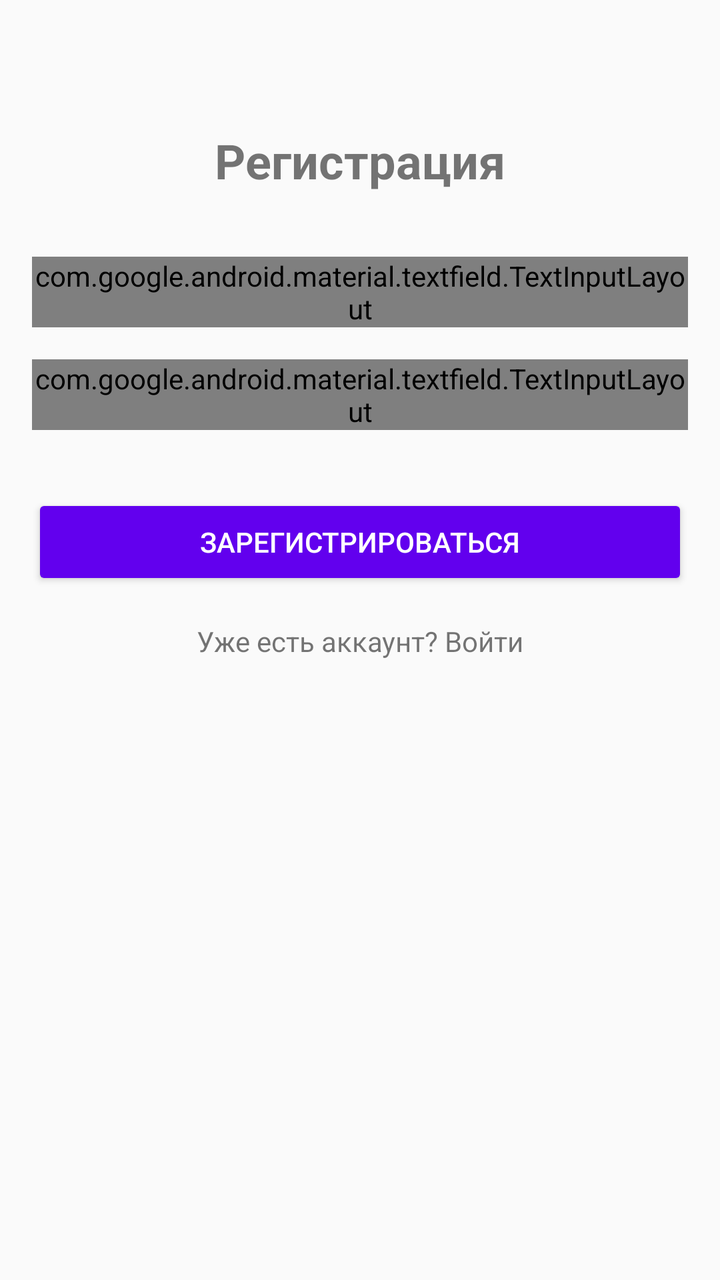
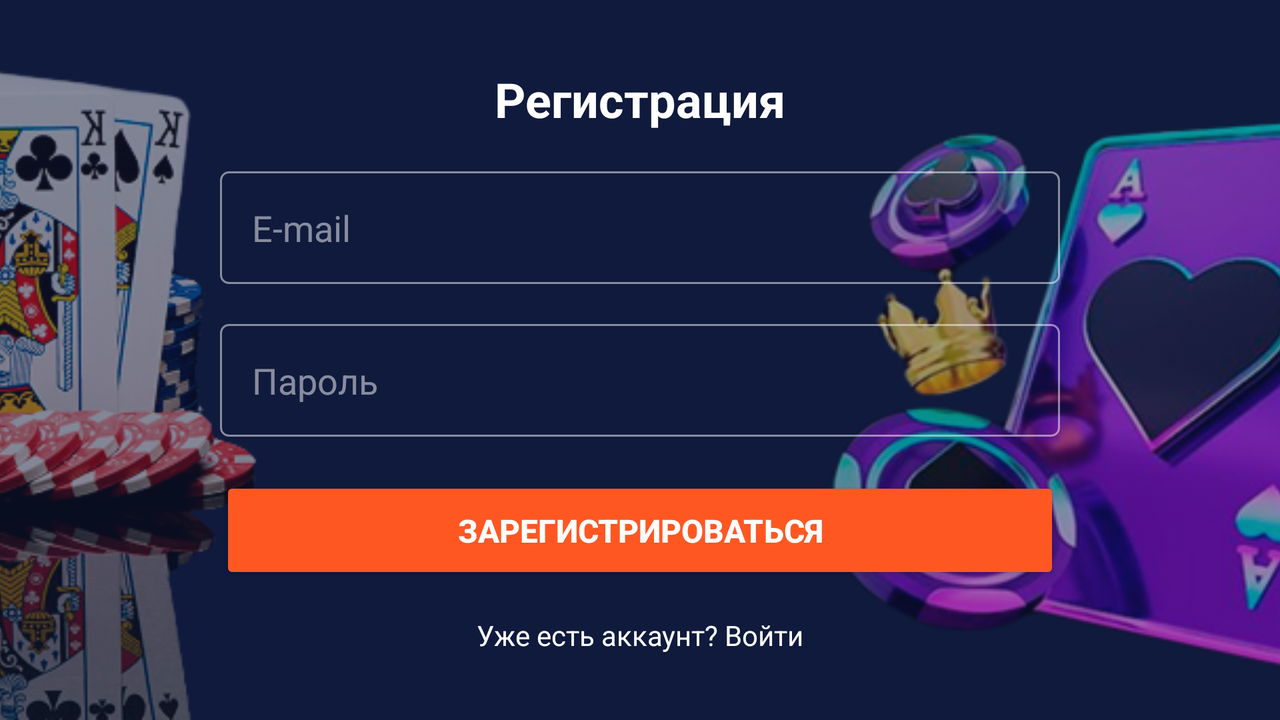

One screen, two layout resources from the same app: the default and the repository's alternative for another configuration. Each is rendered where Android would select it; the XML of both is given below.
<!-- AndroidManifest.xml: application theme Theme.CasinoLasKrasnodar -->
<!-- res/layout/activity_register.xml -->
<?xml version="1.0" encoding="utf-8"?>
<ScrollView xmlns:android="http://schemas.android.com/apk/res/android"
    xmlns:app="http://schemas.android.com/apk/res-auto"
    xmlns:tools="http://schemas.android.com/tools"
    android:layout_width="match_parent"
    android:layout_height="match_parent"
    android:fillViewport="true"
    android:padding="16dp">

    <androidx.constraintlayout.widget.ConstraintLayout
        android:layout_width="match_parent"
        android:layout_height="wrap_content"
        android:orientation="vertical">

        
        <TextView
            android:id="@+id/tv_title"
            android:layout_width="wrap_content"
            android:layout_height="wrap_content"
            android:text="Регистрация"
            android:textSize="24sp"
            android:textStyle="bold"
            app:layout_constraintEnd_toEndOf="parent"
            app:layout_constraintStart_toStartOf="parent"
            app:layout_constraintTop_toTopOf="parent"
            android:layout_marginTop="48dp"/>

        
        <com.google.android.material.textfield.TextInputLayout
            android:id="@+id/email_input_layout"
            style="@style/Widget.MaterialComponents.TextInputLayout.OutlinedBox"
            android:layout_width="match_parent"
            android:layout_height="wrap_content"
            android:layout_marginTop="32dp"
            app:layout_constraintEnd_toEndOf="parent"
            app:layout_constraintStart_toStartOf="parent"
            app:layout_constraintTop_toBottomOf="@id/tv_title">

            <com.google.android.material.textfield.TextInputEditText
                android:id="@+id/et_email"
                android:layout_width="match_parent"
                android:layout_height="wrap_content"
                android:hint="Email"
                android:inputType="textEmailAddress"/>
        </com.google.android.material.textfield.TextInputLayout>

        
        <com.google.android.material.textfield.TextInputLayout
            android:id="@+id/password_input_layout"
            style="@style/Widget.MaterialComponents.TextInputLayout.OutlinedBox"
            android:layout_width="match_parent"
            android:layout_height="wrap_content"
            android:layout_marginTop="16dp"
            app:layout_constraintEnd_toEndOf="parent"
            app:layout_constraintStart_toStartOf="parent"
            app:layout_constraintTop_toBottomOf="@id/email_input_layout">

            <com.google.android.material.textfield.TextInputEditText
                android:id="@+id/et_password"
                android:layout_width="match_parent"
                android:layout_height="wrap_content"
                android:hint="Пароль"
                android:inputType="textPassword"/>
        </com.google.android.material.textfield.TextInputLayout>

        
        <Button
            android:id="@+id/btn_register"
            android:layout_width="match_parent"
            android:layout_height="wrap_content"
            android:layout_marginTop="32dp"
            android:text="Зарегистрироваться"
            android:backgroundTint="@color/purple_500"
            android:textColor="@color/white"
            app:layout_constraintEnd_toEndOf="parent"
            app:layout_constraintStart_toStartOf="parent"
            app:layout_constraintTop_toBottomOf="@id/password_input_layout"/>

        
        <TextView
            android:id="@+id/tv_login"
            android:layout_width="wrap_content"
            android:layout_height="wrap_content"
            android:layout_marginTop="16dp"
            android:text="Уже есть аккаунт? Войти"
            android:textColorLink="@color/purple_500"
            app:layout_constraintEnd_toEndOf="parent"
            app:layout_constraintStart_toStartOf="parent"
            app:layout_constraintTop_toBottomOf="@id/btn_register"/>

    </androidx.constraintlayout.widget.ConstraintLayout>
</ScrollView>
<!-- resources referenced by this layout -->
<resources>
  <color name="purple_500">#FF6200EE</color>
  <color name="white">#FFFFFFFF</color>
  <style name="Theme.CasinoLasKrasnodar" parent="Base.Theme.CasinoLasKrasnodar" />
  <style name="Base.Theme.CasinoLasKrasnodar" parent="Theme.AppCompat.Light.NoActionBar">
          
          <item name="android:windowLayoutInDisplayCutoutMode">shortEdges</item>
          <item name="android:windowTranslucentStatus">true</item>
          <item name="android:windowTranslucentNavigation">true</item>
          
      </style>
</resources>
<!-- res/layout-land/activity_register.xml (the repository's variant of the layout above) -->
<!-- drawn on the phone turned sideways -->
<?xml version="1.0" encoding="utf-8"?>
<androidx.constraintlayout.widget.ConstraintLayout
    xmlns:android="http://schemas.android.com/apk/res/android"
    xmlns:app="http://schemas.android.com/apk/res-auto"
    xmlns:tools="http://schemas.android.com/tools"
    android:layout_width="match_parent"
    android:layout_height="match_parent"
    android:background="#FF0F1A3D"
    android:fitsSystemWindows="false"

    tools:context=".RegisterActivity">


    <ImageView
        android:id="@+id/background_left"
        android:layout_width="0dp"
        android:layout_height="0dp"
        android:alpha="0.5"
        android:scaleType="centerCrop"
        android:src="@drawable/cards_left"
        app:layout_constraintBottom_toBottomOf="parent"
        app:layout_constraintStart_toStartOf="parent"
        app:layout_constraintTop_toTopOf="parent"
        app:layout_constraintWidth_percent="0.4" />

    <ImageView
        android:id="@+id/background_right"
        android:layout_width="0dp"
        android:layout_height="0dp"
        android:alpha="0.6"
        android:scaleType="centerCrop"
        android:src="@drawable/cards_right"
        app:layout_constraintBottom_toBottomOf="parent"
        app:layout_constraintEnd_toEndOf="parent"
        app:layout_constraintTop_toTopOf="parent"
        app:layout_constraintWidth_percent="0.4" />


    <androidx.constraintlayout.widget.ConstraintLayout
        android:id="@+id/main_content"
        android:layout_width="0dp"
        android:layout_height="wrap_content"
        android:layout_marginHorizontal="10dp"
        app:layout_constraintBottom_toBottomOf="parent"
        app:layout_constraintEnd_toEndOf="parent"
        app:layout_constraintStart_toStartOf="parent"
        app:layout_constraintTop_toTopOf="parent"
        app:layout_constraintWidth_max="600dp">



        <androidx.constraintlayout.widget.Guideline
            android:id="@+id/guideline_start"
            android:layout_width="wrap_content"
            android:layout_height="wrap_content"
            android:orientation="vertical"
            app:layout_constraintGuide_percent="0.15" />

        <androidx.constraintlayout.widget.Guideline
            android:id="@+id/guideline_end"
            android:layout_width="wrap_content"
            android:layout_height="wrap_content"
            android:orientation="vertical"
            app:layout_constraintGuide_percent="0.85" />


        <TextView
            android:id="@+id/title"
            android:layout_width="wrap_content"
            android:layout_height="wrap_content"
            android:text="Регистрация"
            android:textColor="#FFFFFFFF"
            android:textSize="24sp"
            android:textStyle="bold"
            app:layout_constraintEnd_toEndOf="parent"
            app:layout_constraintStart_toStartOf="parent"
            app:layout_constraintTop_toTopOf="parent" />


        <EditText
            android:id="@+id/email_input"
            android:layout_width="0dp"
            android:layout_height="wrap_content"
            android:background="@drawable/edittext_background"
            android:hint="E-mail"
            android:layout_marginTop="20dp"
            android:inputType="textEmailAddress"
            android:padding="16dp"
            android:textColor="#FFFFFF"
            android:textColorHint="#80FFFFFF"
            app:layout_constraintEnd_toEndOf="@id/guideline_end"
            app:layout_constraintStart_toStartOf="@id/guideline_start"
            app:layout_constraintTop_toBottomOf="@id/title"
            app:layout_constraintWidth_percent="0.7" />


        <EditText
            android:id="@+id/password_input"
            android:layout_width="0dp"
            android:layout_height="wrap_content"
            android:background="@drawable/edittext_background"
            android:hint="Пароль"
            android:layout_marginTop="20dp"
            android:inputType="textPassword"
            android:padding="16dp"
            android:textColor="#FFFFFFFF"
            android:textColorHint="#80FFFFFF"
            app:layout_constraintEnd_toEndOf="@id/guideline_end"
            app:layout_constraintStart_toStartOf="@id/guideline_start"
            app:layout_constraintTop_toBottomOf="@id/email_input"
            app:layout_constraintWidth_percent="0.7" />


        <Button
            android:id="@+id/register_button"
            android:layout_width="0dp"
            android:layout_height="wrap_content"
            android:backgroundTint="#FFFF5722"
            android:paddingVertical="16dp"
            android:text="Зарегистрироваться"
            android:textColor="#FFFFFFFF"
            android:layout_marginTop="20dp"
            android:textSize="16sp"
            android:textStyle="bold"
            app:layout_constraintEnd_toEndOf="@id/guideline_end"
            app:layout_constraintStart_toStartOf="@id/guideline_start"
            app:layout_constraintTop_toBottomOf="@id/password_input"
            app:layout_constraintWidth_percent="0.7" />


        <TextView
            android:id="@+id/login_link"
            android:layout_width="wrap_content"
            android:layout_height="wrap_content"
            android:paddingTop="16dp"
            android:text="Уже есть аккаунт? Войти"
            android:textColor="@color/white"
            android:textColorLink="@color/blue"
            app:layout_constraintEnd_toEndOf="@id/guideline_end"
            app:layout_constraintStart_toStartOf="@id/guideline_start"
            app:layout_constraintTop_toBottomOf="@id/register_button" />

    </androidx.constraintlayout.widget.ConstraintLayout>

</androidx.constraintlayout.widget.ConstraintLayout>
<!-- resources referenced by the variant -->
<!-- as the phone turned sideways resolves them -->
<resources>
  <color name="white">#FFFFFFFF</color>
  <!-- drawable cards_left: png bitmap (drawable, 87207 bytes) -->
  <!-- drawable cards_right: png bitmap (drawable, 105412 bytes) -->
  <!-- drawable edittext_background (drawable) -->
  <?xml version="1.0" encoding="utf-8"?>
  <shape xmlns:android="http://schemas.android.com/apk/res/android"
      android:shape="rectangle">
      <stroke
          android:width="1dp"
          android:color="#80FFFFFF"/>
      <corners
          android:radius="4dp"/>
  </shape>
  <style name="Theme.CasinoLasKrasnodar" parent="Base.Theme.CasinoLasKrasnodar" />
  <style name="Base.Theme.CasinoLasKrasnodar" parent="Theme.AppCompat.Light.NoActionBar">
          
          <item name="android:windowLayoutInDisplayCutoutMode">shortEdges</item>
          <item name="android:windowTranslucentStatus">true</item>
          <item name="android:windowTranslucentNavigation">true</item>
          
      </style>
</resources>
